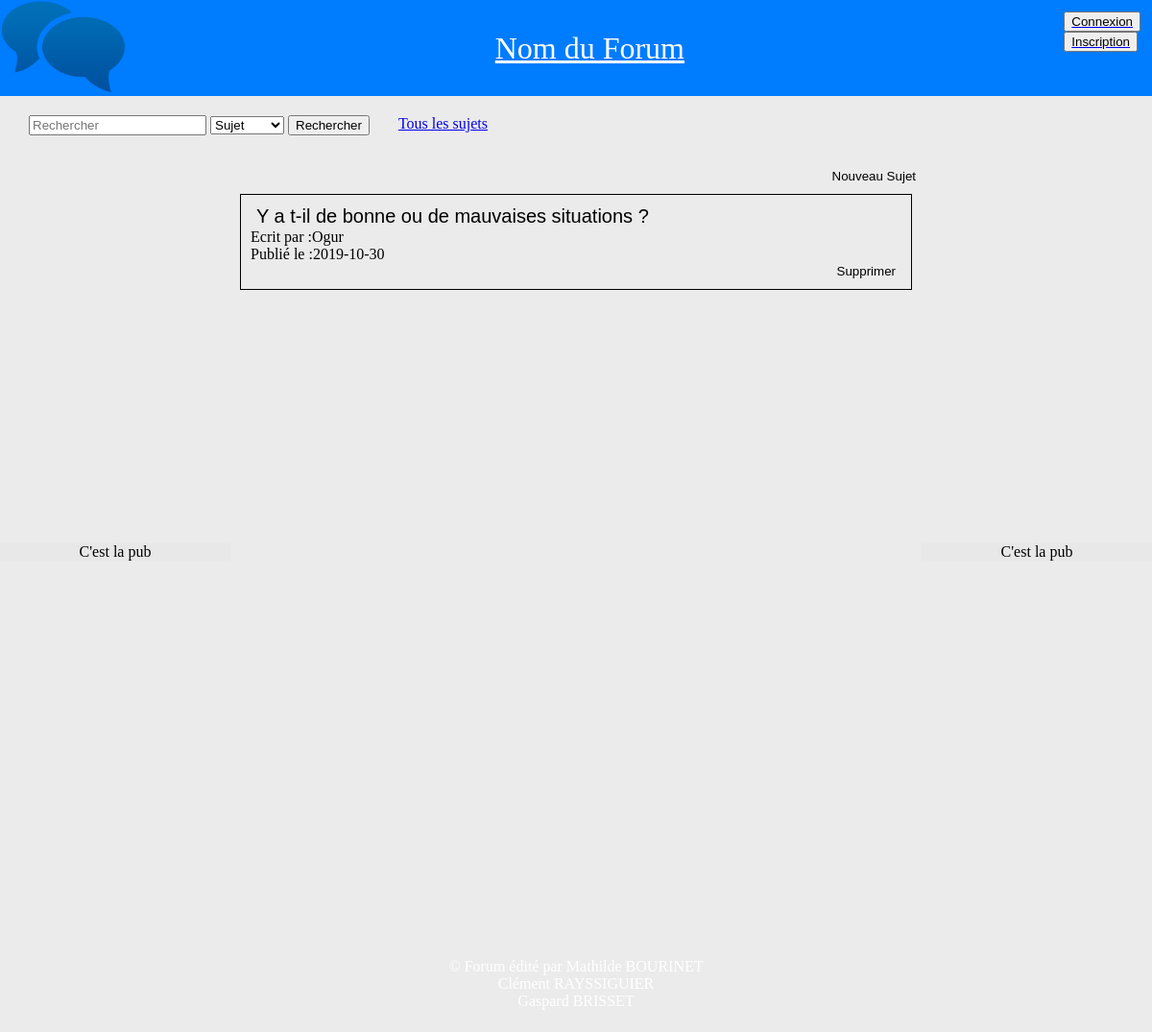
Page /Developpement/AllSujets.php on the earlier database version.
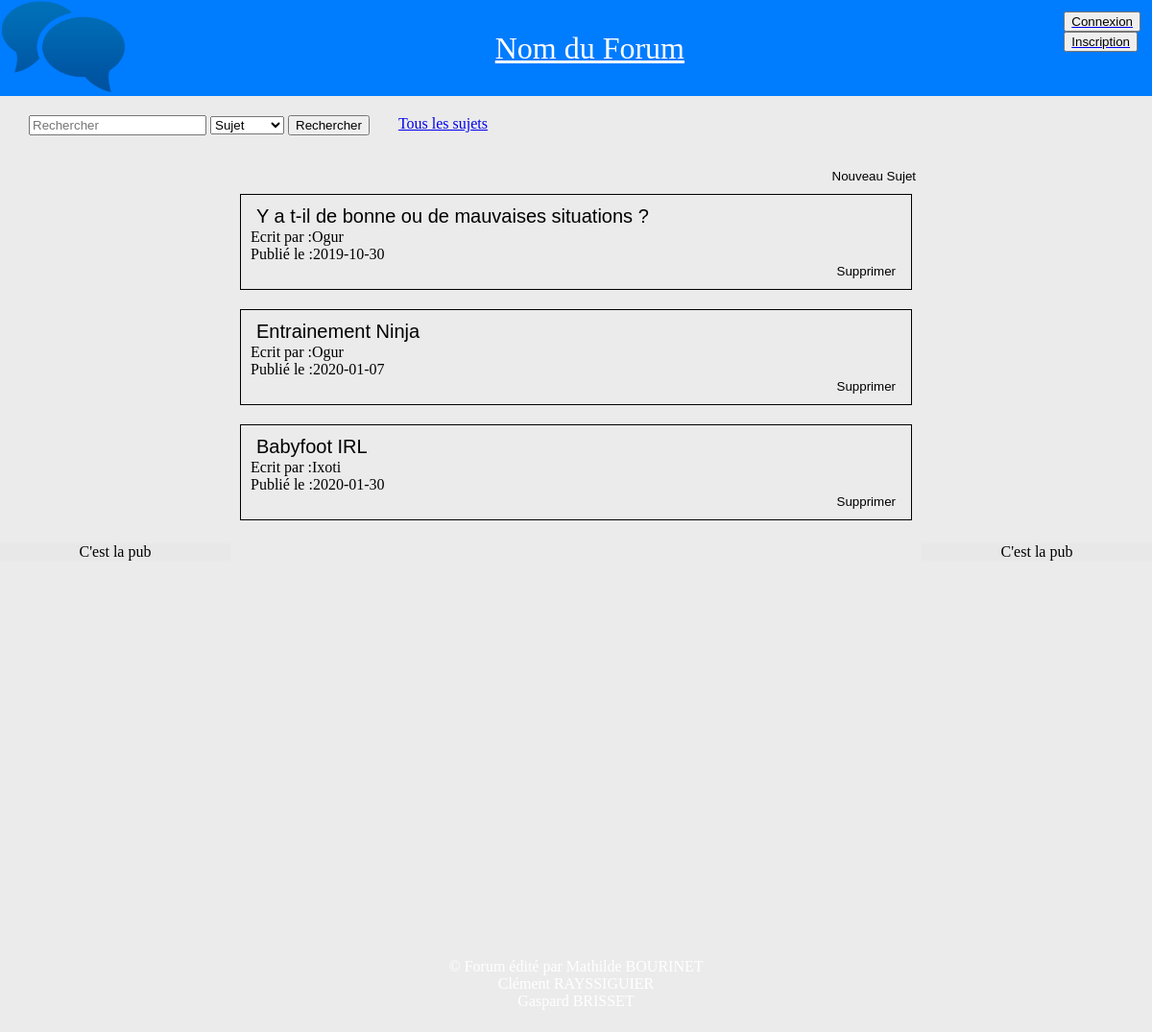
Same page on the later database version.
### tables this page shows
CREATE TABLE Sujet
(
idSujet INT AUTO_INCREMENT,
nomSujet VARCHAR(64),
contenuSujet LONGTEXT,
canRespond TINYINT,
dateSujet DATE,
idUtilisateur INT,
PRIMARY KEY(idSujet)
);

CREATE TABLE Utilisateur
(
idUtilisateur INT AUTO_INCREMENT,
pseudo VARCHAR(64),
password VARCHAR(64),
dateNaissance DATE,
cheminPhoto VARCHAR (64),
sexe VARCHAR(64),
mail VARCHAR(64),
ban TINYINT,
idCommentaire INT,
PRIMARY KEY (idUtilisateur)
);

### Developpement/dataManager/SujetManager.php (called while the page is built, shortened)
<?php
class SujetManager
{
    public static function findSujet($idSujet)
    {
        $login = DatabaseLinker::getConnexion();
        $subject = new Sujet();
        $state = $login->prepare("SELECT * FROM Sujet WHERE idSujet = ?");
        $state->bindParam(1, $idSujet);
        $state->execute();
        $resultat = $state->fetchAll();
        foreach ($resultat as $lineResultat)
        {
            $subject->setIdSujet($lineResultat["idSujet"]);
            $subject->setNomSujet($lineResultat["nomSujet"]);
            $subject->setContenuSujet($lineResultat["contenuSujet"]);
            $subject->setCanRespond($lineResultat["canRespond"]);
            $subject->setDateSujet($lineResultat["dateSujet"]);
            $subject->setIdUtilisateur($lineResultat["idUtilisateur"]);
        }
        return $subject;
    }
    public static function findAllSujet()
    {
        $login = dataBaseLinker::getConnexion();
        $tabSujet = [];
        $state = $login->prepare("SELECT * FROM Sujet ORDER BY dateSujet");
        $state->execute();
        $resultatsSujet=$state->fetchAll();
        foreach ($resultatsSujet as $lineResultat)
        {
            $subject = SujetManager::findSujet ($lineResultat["idSujet"]);
            $tabSujet[]=$subject;
        }
        return $tabSujet;
    }
}

### Developpement/data/Sujet.php (called while the page is built, shortened)
<?php
class Sujet
{
    private $nomSujet;
    private $dateSujet;
    private $idUtilisateur;
    function getNomSujet() {
        return $this->nomSujet;
    }
    function getDateSujet() {
        return $this->dateSujet;
    }
    function getIdUtilisateur() {
        return $this->idUtilisateur;
    }
    function setNomSujet($nomSujet) {
        $this->nomSujet = $nomSujet;
    }
    function setDateSujet($dateSujet) {
        $this->dateSujet = $dateSujet;
    }
    function setIdUtilisateur($idUtilisateur) {
        $this->idUtilisateur = $idUtilisateur;
    }
}

### Developpement/dataManager/UsersManager.php (called while the page is built, shortened)
<?php
class UsersManager
{
    public static function findUser($idUser)
    {
        $login = DatabaseLinker::getConnexion();
        $user = new User();
        $state = $login->prepare("SELECT * FROM Utilisateur WHERE idUtilisateur = ?");
        $state->bindParam(1, $idUser);
        $state-> execute();
        $resultat = $state -> fetchAll();
        foreach ($resultat as $lineResultat)
        {
            $user->setIdUtilisateur($lineResultat["idUtilisateur"]);
            $user->setPseudo($lineResultat["pseudo"]);
            $user->setMotDePasse($lineResultat["password"]);
            $user->setDateNaissance($lineResultat["dateNaissance"]);
            $user->setCheminPhoto($lineResultat["cheminPhoto"]);
            $user->setSexe($lineResultat["sexe"]);
            $user->setMail($lineResultat["mail"]);
            $user->setBan($lineResultat["ban"]);
        }
        return $user;
    }
    public static function findAllUsers()
    {
        $login = dataBaseLinker::getConnexion();
        $state = $login->prepare("SELECT * FROM Utilisateur");
        $tabUser = [];
        $state->execute();
        $resultats=$state->fetchAll();
        foreach($resultats as $lineResultat)
        {
            $users = UsersManager::findUser($lineResultat["idUtilisateur"]);
            $tabUser[] = $users;
        }
        return $tabUser;
    }
}

### Developpement/data/User.php (called while the page is built, shortened)
<?php
class User
{
    private $idUtilisateur;
    private $pseudo;
    function getIdUtilisateur() {
        return $this->idUtilisateur;
    }
    function getPseudo() {
        return $this->pseudo;
    }
    function setIdUtilisateur($idUtilisateur) {
        $this->idUtilisateur = $idUtilisateur;
    }
    function setPseudo($pseudo) {
        $this->pseudo = $pseudo;
    }
}

### Developpement/AllSujets.php (the view, shortened to what this page needs)
<?php
include_once 'include/header.php';
?>
<link rel="stylesheet" type="text/css" href="css/AllSujets.css" media="all"/>
<form class="new" method="POST" action="NewSujet.php">
    <input class="link" type="submit" value="Nouveau Sujet"/>
</form>
<?php
foreach ($sujets as $sujet)
{
?>
<div class="Sujet">
    <form method='GET' action='PageSujet.php'>
        <input type="submit" name="idSujetSubmit" class="NomSujet link" value="<?php echo $sujet->getNomSujet() ?>" />
    </form>
<?php
    foreach ($users as $user)
    {
        if ($user->getIdUtilisateur() == $sujet->getIdUtilisateur())
        {
            echo "<h>Ecrit par :".$user->getPseudo()."</h>";
        }
    }
    echo "<div class='Date'> <h>Publié le :".$sujet->getDateSujet()."</h></div>";
    ?>
    <form class="new" method="POST" action="SupprSujet.php">
        <input class="link" type="submit" value="Supprimer" />
    </form>
</div>
<?php
}
include_once 'include/footer.php';
?>

Differences in the rows shown:
added sujet: idSujetSubmit "Entrainement Ninja", dateSujet "2020-01-07", utilisateur (pseudo "Ogur")
added sujet: idSujetSubmit "Babyfoot IRL", dateSujet "2020-01-30"
now on this page (row edited): utilisateur: pseudo "Ixoti", shown under "2020-01-30"
